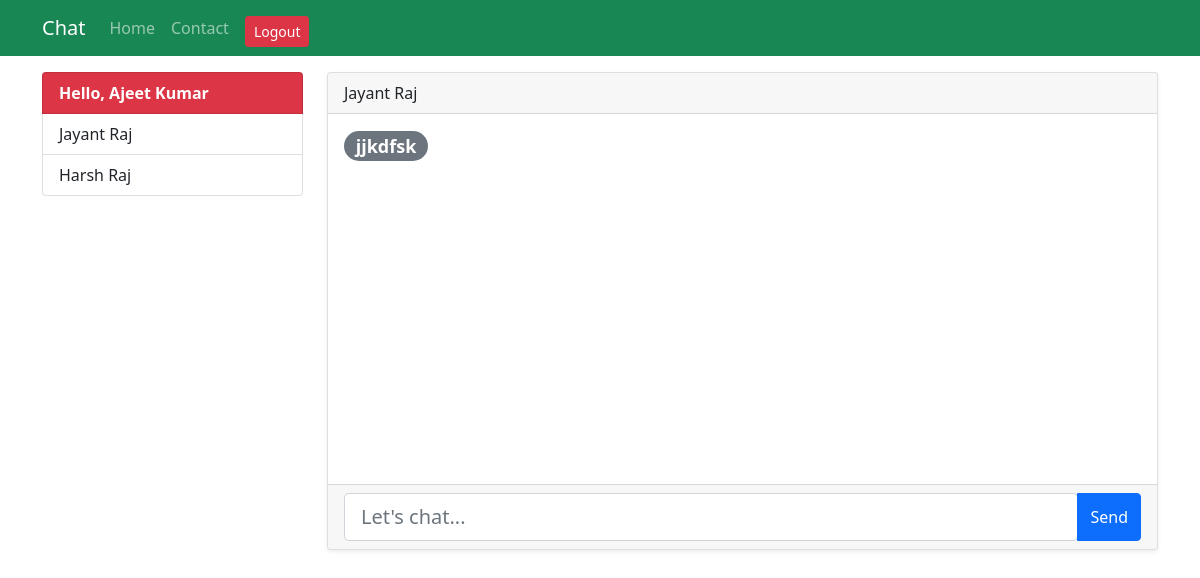
/dashboard/jayantraj/ (signed in), run on an earlier commit of the app's database.
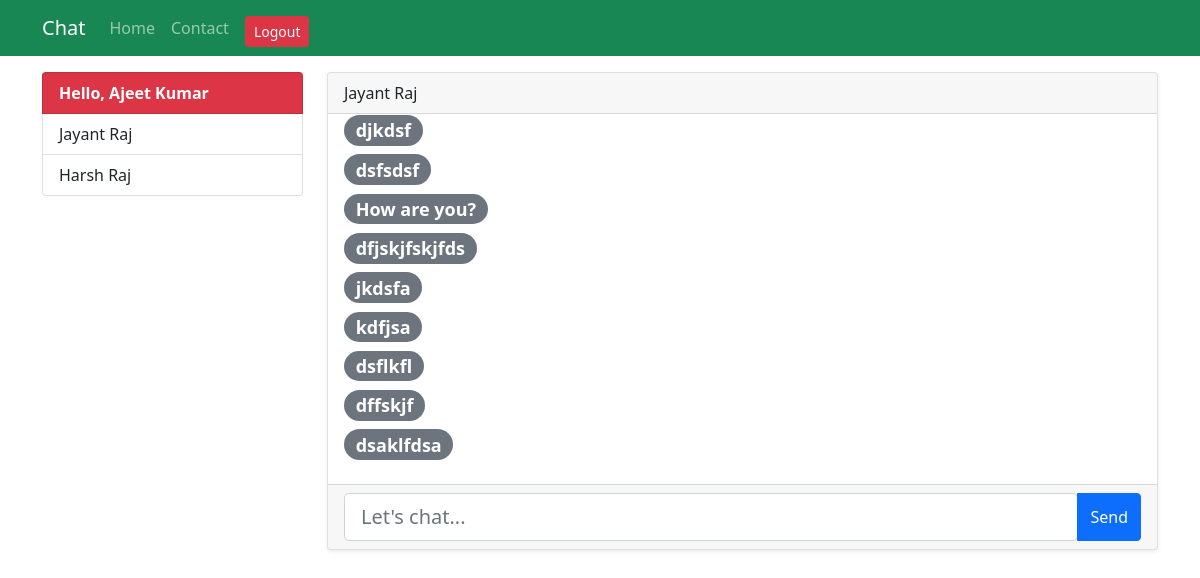
And on a later commit of the database.
### app/models.py (models this page shows, shortened)
class Message(models.Model):
    msg = models.CharField(max_length=100)
    timedate = models.DateTimeField(auto_now=True)
    sender = models.ForeignKey(User, on_delete=models.CASCADE, related_name="sender")
    receiver = models.ForeignKey(User, on_delete=models.CASCADE, related_name="receiver")

### app/views.py (the view)
# urls.py: path("dashboard/", Dashboard.as_view(), name="dashboard"),
class Dashboard(View):
    def get(self, request, username=None):
        if request.user.is_authenticated:
            content = {
                'me': User.objects.get(username=request.user.username),
                'users': User.objects.filter(is_superuser=False).exclude(username=request.user.username)
            }
            if username != None:
                content['receiver'] = User.objects.get(username=username)
                content['chats'] = Message.objects.filter(Q(Q(sender__username=request.user.username) & Q(receiver__username=username)) | Q(Q(sender__username=username) & Q(receiver__username=request.user.username))).order_by('id')
                return render(request, 'chat.html', content)
            else:
                return render(request, 'dashboard.html', content)
        else:
            return redirect("login")

### app/templates/chat.html (shortened to what this page needs)
{% extends "loginbase.html" %}
{% block columns %}
<div class="col-lg-9">
    <div class="card shadow-sm">
        <div class="card-header">
            {{receiver.first_name}} {{receiver.last_name}}
        </div>
        <div class="card-body" id="message" style="height: 370px; overflow-y: auto;">
            {% for chat in chats %}
            {% if chat.sender.username == receiver.username and chat.receiver.username == me.username %}
            <div class="row">
                <h4 class=""><span class="badge bg-secondary rounded-pill">{{chat.msg}}</span></h4>
            </div>
            {% endif %}
            {% endfor %}
        </div>
        <div class="card-footer">
            <div class="btn-group w-100">
                <input type="text" autofocus name="msg" id="msg" placeholder="Let's chat..." class="form-control form-control-lg">
                <button type="button" id="send" class="btn btn-primary">Send</button>
            </div>
        </div>
    </div>
</div>
{% endblock columns %}

### app/templates/loginbase.html (shortened to what this page needs)
<!DOCTYPE html>
<html lang="en">
<head>
    <link href="https://cdn.jsdelivr.net/npm/bootstrap@5.1.3/dist/css/bootstrap.min.css" rel="stylesheet">
</head>
<body>
    <nav class="navbar sticky-top navbar-expand-lg navbar-dark bg-success">
        <div class="container">
            <a href="#" class="navbar-brand">Chat</a>
            <div class="collapse navbar-collapse" id="navbarNav">
                <ul class="navbar-nav">
                    <li class="nav-item">
                        <a href="{% url 'homepage' %}" class="nav-link">Home</a>
                    </li>
                    <li class="nav-item">
                        <a href="" class="nav-link">Contact</a>
                    </li>
                    <li class="nav-item">
                        <a href="{% url 'logout' %}" class="btn btn-danger btn-sm mt-2 mx-2">Logout</a>
                    </li>
                </ul>
            </div>
        </div>
    </nav>
    <div class="container">
        <div class="row mt-3">
            <div class="col-lg-3">
                <div class="list-group">
                    <a href="" class="list-group-item fw-bold list-group-item-aciton bg-danger text-white">Hello, {{me.first_name}} {{me.last_name}}</a>
                    {% for user in users %}
                    <a href="{% url 'chat' user.username %}" class="list-group-item list-group-item-action">{{user.first_name}} {{user.last_name}}</a>
                    {% endfor %}
                </div>
            </div>
            {% block columns %}{% endblock columns %}
        </div>
    </div>
</body>
</html>

What changed in the data, as far as the page shows it:
no longer on this page (row unchanged): Message: msg "jjkdfsk"
added Message: msg "djkdsf"
added Message: msg "dsfsdsf"
added Message: msg "How are you?"
added Message: msg "dfjskjfskjfds"
added Message: msg "jkdsfa"
added Message: msg "kdfjsa"
added Message: msg "dsflkfl"
added Message: msg "dffskjf"
added Message: msg "dsaklfdsa"
